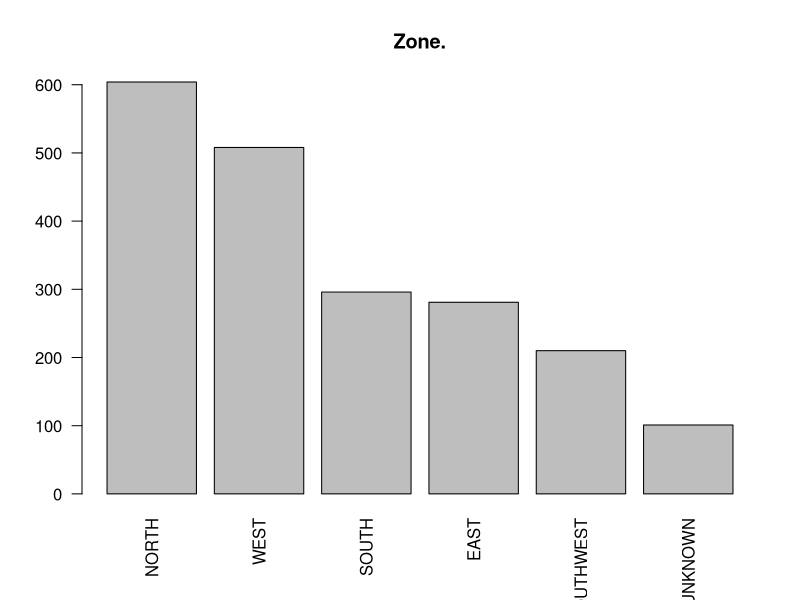
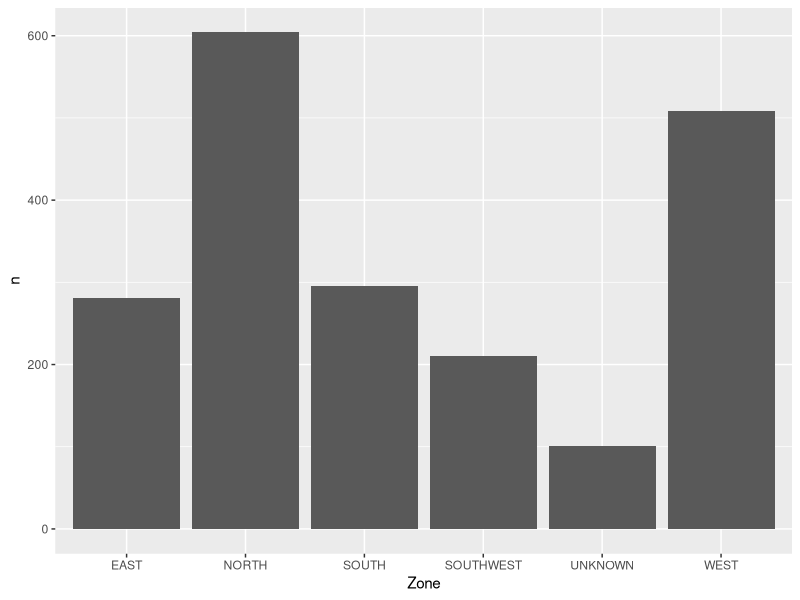
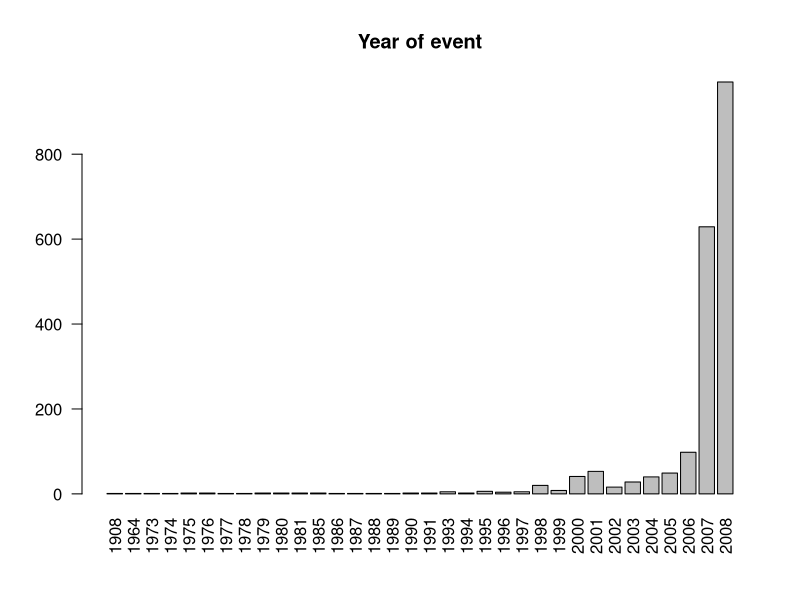
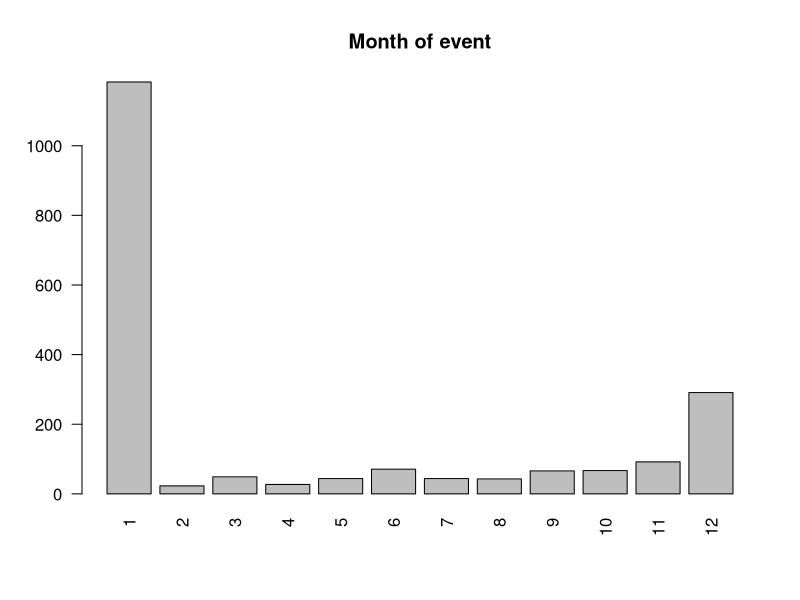

Generate these figures, in order, with R:
# Made by
# Tarun Luthra
# 2018 CSC 1023

# 2. Download the file Set3.csv and write the correct code for each of the following : [15]
# I. Read the contents of the file
# II. Count of the number of records
# III. View the data in a tabular format
# IV. Filter the offences on the basis of Locality (QA only) and Type_of_offence (PHYSICAL OFFENSE only).
# V. Group the offences by Zone.
# VI. Get a count of the number of records for each group
# VII. Using ggplot(), plot a barchart displaying the number of offences in each Zone. (use all the possible parameters)
# VIII. Create a new column called Year_of_event containing the only the year of the event
# IX. Group the data by year and summarize
# X. Plot a barchart with column Year_of_event that displays the number of offences by year
# XI. Create another bar chart that displays the number of offences by month instead of year
# XII. Group and summarize the data by month.
# XIII. Rename the columns to make them more user friendly and view the results
# XIV. What’s the need of filtering the data? Show examples using appropriate commands
# XV. What other charts can you plot for XI ? Which one will leverage more information and why?( elaborate in comments)

library(dplyr)
library(ggplot2)
library(lubridate)

# I. Read the contents of the file
df <- read.csv('Set3.csv')


# II. Count of the number of records
count(df)


# III. View the data in a tabular format
View(df)


# IV. Filter the offences on the basis of Locality (QA only) and Type_of_offence (PHYSICAL OFFENSE only).
filteredDf <- df %>% filter(Locality == 'QA' & Type_of_offence=='PHYSICAL OFFENSE')
View(filteredDf)


# V. Group the offences by Zone.
zoneGroups <- df %>% group_by(Zone)
zoneGroups


# VI. Get a count of the number of records for each group
count(zoneGroups)
count(zoneGroups)$Zone

# VII. Using ggplot(), plot a barchart displaying the number of offences in each Zone. (use all the possible parameters)
barplot(sort(table(zoneGroups$Zone), decreasing = T), 
        las = 2, main = "Zone.")

# Alternative method to generate plot
ggplot(count(zoneGroups), aes(x=Zone,y=n)) + 
  geom_bar(stat="identity" )


# VIII. Create a new column called Year_of_event containing the only the year of the event
df$Year_of_event <- df %>% with(year(mdy(Date_of_event)))
View(df)


# IX. Group the data by year and summarize
yearGroup <- df %>% group_by(Year_of_event)
summary(yearGroup)


# X. Plot a barchart with column Year_of_event that displays the number of offences by year
barplot(table(yearGroup$Year_of_event), 
        las = 2, main = "Year of event")


# XI. Create another bar chart that displays the number of offences by month instead of year
df$Month_of_event <- df %>% with(month(mdy(Date_of_event)))
                                 
monthGroup <- df %>% group_by(Month_of_event)

barplot(table(monthGroup$Month_of_event), 
        las = 2, main = "Month of event")


# XII. Group and summarize the data by month.
df$Month_of_event <- df %>% with(month(mdy(Date_of_event)))

monthGroup <- df %>% group_by(Month_of_event)

summary(monthGroup)

# XIII. Rename the columns to make them more user friendly and view the results
names(df)[names(df) == "Summary_of_offence"] <- "Summary"
names(df)[names(df) == "Type_of_offence"] <- "Type"
View(df)


# XIV. What’s the need of filtering the data? Show examples using appropriate commands


# XV. What other charts can you plot for XI ? Which one will leverage more information and why?( elaborate in comments)

